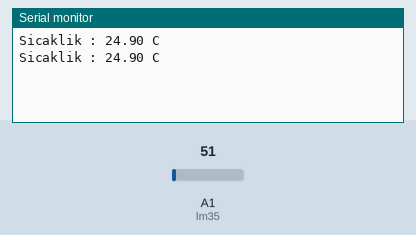
Simulated run of this sketch. Board: Arduino Uno, built with avr-gcc and run on an emulated ATmega328P. On the bench: the last lines printed to the serial monitor. Inputs (shaded band) come from the test bench; at power-on: A1 (lm35) = 51.

Above: at 1.8 s.
1.9 s: A1 (lm35) set to 61
At 2.8 s:
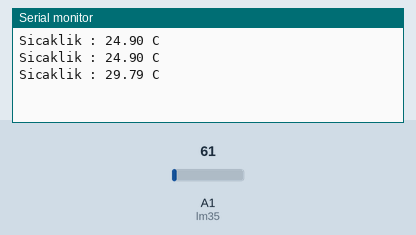
3.4 s: A1 (lm35) set to 71
At 4.8 s:
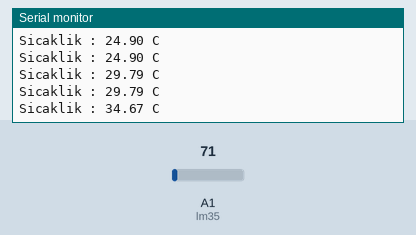
Timing chart, 0 to 6.4 s (numbered marks = the images above; inputs shaded):
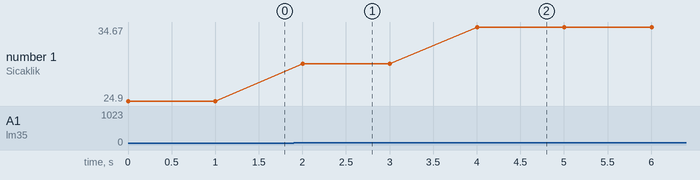

The sketch:

udku.ino
```cpp
int lm35 = A1; //A1 anolog pinindeki değeri lm35 degerine tanımlıyoruz.

void setup()
{
  Serial.begin(9600);  //Serial haberleşme açıldı.
}
void loop()
{
  int deger = analogRead(lm35); //deger degişkenini lm35den gelen degere tanımlıyoruz.
  float voltaj = deger* (5000/1024.0); //Lm35 sıcaklık degerinin hesaplamasını yapıyoruz.
  float sicaklik = voltaj/10.0;
  Serial.print("Sicaklik : "); //  Serial ekrana sıcaklık degeri yazdırıyoruz.
  Serial.print(sicaklik); // serial ekrana Sıcaklıgı yazdırıyoruz.
  Serial.println(" C"); //  Serial ekrana C yazdırıyoruz.
  delay(1000); //Bu döngünün 1 sn içinde sürekli tekrar etmesini istiyoruz.
}
```

Measured:
- after the input at 1.9 s, the serial monitor: prints a new line after 0.10 s (image 1)
- after the input at 3.4 s, the serial monitor: prints a new line after 0.60 s (image 2)
- plotted number 1: 24.9 → 29.79 after the input at 1.9 s, 29.79 → 34.67 after the input at 3.4 s
